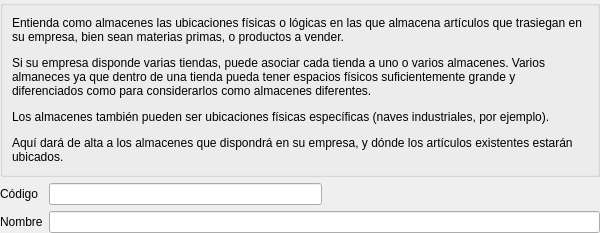
<?xml version="1.0" encoding="UTF-8"?>
<ui version="4.0">
 <class>Form</class>
 <widget class="QWidget" name="Form">
  <property name="geometry">
   <rect>
    <x>0</x>
    <y>0</y>
    <width>600</width>
    <height>233</height>
   </rect>
  </property>
  <property name="windowTitle">
   <string>Form</string>
  </property>
  <property name="tableName" stdset="0">
   <string>almacenes</string>
  </property>
  <layout class="QVBoxLayout" name="verticalLayout">
   <property name="margin">
    <number>0</number>
   </property>
   <item>
    <widget class="QGroupBox" name="groupBox">
     <property name="title">
      <string/>
     </property>
     <layout class="QHBoxLayout" name="horizontalLayout">
      <item>
       <widget class="QLabel" name="label">
        <property name="text">
         <string>&lt;html&gt;&lt;head/&gt;&lt;body&gt;&lt;p&gt;Entienda como almacenes las ubicaciones físicas o lógicas en las que almacena artículos que trasiegan en su empresa, bien sean materias primas, o productos a vender.&lt;/p&gt;&lt;p&gt;Si su empresa disponde varias tiendas, puede asociar cada tienda a uno o varios almacenes. Varios almaneces ya que dentro de una tienda pueda tener espacios físicos suficientemente grande y diferenciados como para considerarlos como almacenes diferentes.&lt;/p&gt;&lt;p&gt;Los almacenes también pueden ser ubicaciones físicas específicas (naves industriales, por ejemplo).&lt;/p&gt;&lt;p&gt;Aquí dará de alta a los almacenes que dispondrá en su empresa, y dónde los artículos existentes estarán ubicados.&lt;/p&gt;&lt;/body&gt;&lt;/html&gt;</string>
        </property>
        <property name="wordWrap">
         <bool>true</bool>
        </property>
       </widget>
      </item>
     </layout>
    </widget>
   </item>
   <item>
    <layout class="QGridLayout" name="gridLayout">
     <item row="0" column="0">
      <widget class="QLabel" name="label_2">
       <property name="text">
        <string>Código</string>
       </property>
       <property name="buddy">
        <cstring>db_codigo</cstring>
       </property>
      </widget>
     </item>
     <item row="0" column="1">
      <widget class="DBLineEdit" name="db_codigo">
       <property name="fieldName">
        <string>codigo</string>
       </property>
       <property name="dataEditable">
        <bool>true</bool>
       </property>
      </widget>
     </item>
     <item row="0" column="2">
      <spacer name="horizontalSpacer">
       <property name="orientation">
        <enum>Qt::Horizontal</enum>
       </property>
       <property name="sizeHint" stdset="0">
        <size>
         <width>40</width>
         <height>20</height>
        </size>
       </property>
      </spacer>
     </item>
     <item row="1" column="0">
      <widget class="QLabel" name="label_3">
       <property name="text">
        <string>Nombre</string>
       </property>
       <property name="buddy">
        <cstring>db_nombre</cstring>
       </property>
      </widget>
     </item>
     <item row="1" column="1" colspan="2">
      <widget class="DBLineEdit" name="db_nombre">
       <property name="fieldName">
        <string>nombre</string>
       </property>
       <property name="dataEditable">
        <bool>true</bool>
       </property>
      </widget>
     </item>
    </layout>
   </item>
  </layout>
 </widget>
 <customwidgets>
  <customwidget>
   <class>DBLineEdit</class>
   <extends>QLineEdit</extends>
   <header>widgets/dblineedit.h</header>
  </customwidget>
 </customwidgets>
 <resources/>
 <connections/>
</ui>
